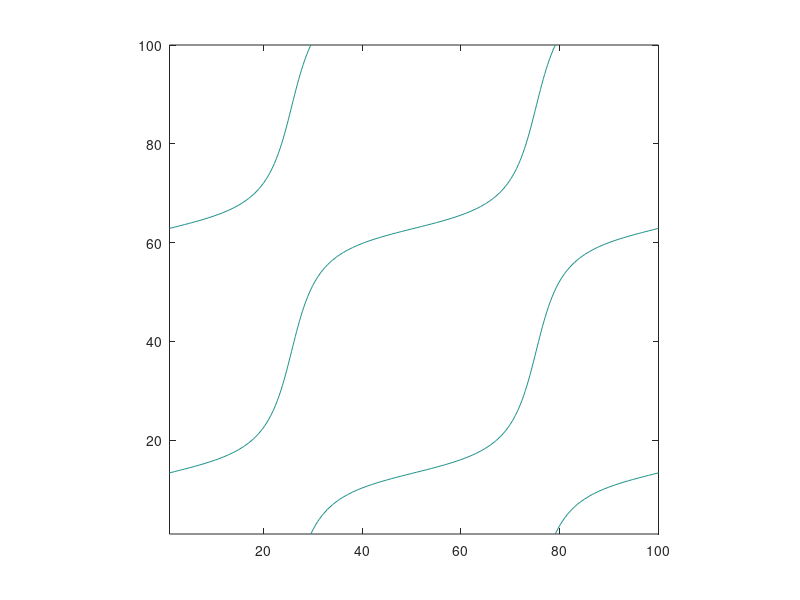

The MATLAB script that drew this image:
[x,y] = meshgrid(-3:.1:3, -2:.1:2);

plot(x,y)
axis([-10,10,-10,10])

theta = linspace(0,2*pi);
x = cos(theta)';   % 100 points on the unit ball
y = sin(theta)';
xy = [x, y];

A = [1/1.5,0;0,1/0.75]^2;
R = [cos(pi/4), sin(pi/4); -sin(pi/4), cos(pi/4)]
A = R*A;

[U,S,V] = svd(A);

s1 = S(1,1); s2 = S(2,2);     % singular values
u1 = U(:,1); u2 = U(:,2);     % left singular vectors
v1 = V(:,1); v2 = V(:,2);     % right singular vectors

W = [v1, v2];

f = xy*W*A*W'*xy'
contour(f)
pause
[C,H] = contour(f,1)
axis equal